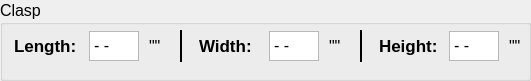
            <widget class="QGroupBox" name="clasp_group_box">
             <property name="geometry">
              <rect>
               <x>40</x>
               <y>160</y>
               <width>531</width>
               <height>81</height>
              </rect>
             </property>
             <property name="font">
              <font>
               <pointsize>12</pointsize>
              </font>
             </property>
             <property name="title">
              <string>Clasp</string>
             </property>
             <widget class="QWidget" name="layoutWidget_6">
              <property name="geometry">
               <rect>
                <x>10</x>
                <y>30</y>
                <width>521</width>
                <height>32</height>
               </rect>
              </property>
              <layout class="QHBoxLayout" name="clasp_hor_layout">
               <item>
                <widget class="QLabel" name="clasp_length_label">
                 <property name="maximumSize">
                  <size>
                   <width>65</width>
                   <height>16777215</height>
                  </size>
                 </property>
                 <property name="font">
                  <font>
                   <pointsize>13</pointsize>
                   <weight>75</weight>
                   <bold>true</bold>
                  </font>
                 </property>
                 <property name="text">
                  <string>Length:</string>
                 </property>
                </widget>
               </item>
               <item>
                <widget class="QPlainTextEdit" name="clasp_len_pt_edit">
                 <property name="maximumSize">
                  <size>
                   <width>50</width>
                   <height>30</height>
                  </size>
                 </property>
                 <property name="plainText">
                  <string>- -</string>
                 </property>
                 <property name="backgroundVisible">
                  <bool>false</bool>
                 </property>
                </widget>
               </item>
               <item>
                <widget class="QLabel" name="clasp_len_inch_label">
                 <property name="maximumSize">
                  <size>
                   <width>15</width>
                   <height>16777215</height>
                  </size>
                 </property>
                 <property name="font">
                  <font>
                   <pointsize>12</pointsize>
                  </font>
                 </property>
                 <property name="text">
                  <string>&quot;&quot;</string>
                 </property>
                </widget>
               </item>
               <item>
                <widget class="Line" name="clasp_lw_line">
                 <property name="sizePolicy">
                  <sizepolicy hsizetype="Minimum" vsizetype="Minimum">
                   <horstretch>5</horstretch>
                   <verstretch>0</verstretch>
                  </sizepolicy>
                 </property>
                 <property name="maximumSize">
                  <size>
                   <width>15</width>
                   <height>16777215</height>
                  </size>
                 </property>
                 <property name="font">
                  <font>
                   <pointsize>13</pointsize>
                   <weight>75</weight>
                   <bold>true</bold>
                  </font>
                 </property>
                 <property name="frameShadow">
                  <enum>QFrame::Plain</enum>
                 </property>
                 <property name="lineWidth">
                  <number>2</number>
                 </property>
                 <property name="orientation">
                  <enum>Qt::Vertical</enum>
                 </property>
                </widget>
               </item>
               <item>
                <widget class="QLabel" name="clasp_width_label">
                 <property name="maximumSize">
                  <size>
                   <width>60</width>
                   <height>16777215</height>
                  </size>
                 </property>
                 <property name="font">
                  <font>
                   <pointsize>13</pointsize>
                   <weight>75</weight>
                   <bold>true</bold>
                  </font>
                 </property>
                 <property name="text">
                  <string>Width:</string>
                 </property>
                </widget>
               </item>
               <item>
                <widget class="QPlainTextEdit" name="clasp_width_pt_edit">
                 <property name="maximumSize">
                  <size>
                   <width>50</width>
                   <height>30</height>
                  </size>
                 </property>
                 <property name="plainText">
                  <string>- -</string>
                 </property>
                 <property name="backgroundVisible">
                  <bool>false</bool>
                 </property>
                </widget>
               </item>
               <item>
                <widget class="QLabel" name="clasp_width_inch_label">
                 <property name="maximumSize">
                  <size>
                   <width>15</width>
                   <height>16777215</height>
                  </size>
                 </property>
                 <property name="font">
                  <font>
                   <pointsize>12</pointsize>
                  </font>
                 </property>
                 <property name="text">
                  <string>&quot;&quot;</string>
                 </property>
                </widget>
               </item>
               <item>
                <widget class="Line" name="clasp_wh_line">
                 <property name="sizePolicy">
                  <sizepolicy hsizetype="Minimum" vsizetype="Minimum">
                   <horstretch>5</horstretch>
                   <verstretch>0</verstretch>
                  </sizepolicy>
                 </property>
                 <property name="maximumSize">
                  <size>
                   <width>15</width>
                   <height>16777215</height>
                  </size>
                 </property>
                 <property name="font">
                  <font>
                   <pointsize>13</pointsize>
                   <weight>75</weight>
                   <bold>true</bold>
                  </font>
                 </property>
                 <property name="frameShadow">
                  <enum>QFrame::Plain</enum>
                 </property>
                 <property name="lineWidth">
                  <number>2</number>
                 </property>
                 <property name="orientation">
                  <enum>Qt::Vertical</enum>
                 </property>
                </widget>
               </item>
               <item>
                <widget class="QLabel" name="clasp_height_label">
                 <property name="maximumSize">
                  <size>
                   <width>60</width>
                   <height>16777215</height>
                  </size>
                 </property>
                 <property name="font">
                  <font>
                   <pointsize>13</pointsize>
                   <weight>75</weight>
                   <bold>true</bold>
                  </font>
                 </property>
                 <property name="text">
                  <string>Height:</string>
                 </property>
                </widget>
               </item>
               <item>
                <widget class="QPlainTextEdit" name="clasp_height_pt_edit">
                 <property name="maximumSize">
                  <size>
                   <width>50</width>
                   <height>30</height>
                  </size>
                 </property>
                 <property name="plainText">
                  <string>- -</string>
                 </property>
                 <property name="backgroundVisible">
                  <bool>false</bool>
                 </property>
                </widget>
               </item>
               <item>
                <widget class="QLabel" name="clasp_height_inch_label">
                 <property name="maximumSize">
                  <size>
                   <width>15</width>
                   <height>16777215</height>
                  </size>
                 </property>
                 <property name="font">
                  <font>
                   <pointsize>12</pointsize>
                  </font>
                 </property>
                 <property name="text">
                  <string>&quot;&quot;</string>
                 </property>
                </widget>
               </item>
              </layout>
             </widget>
            </widget>
